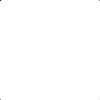
Frame 1 (no input)
Frame 60 (the mouse pressed at the canvas centre just before this capture): identical to frame 1, image omitted
Frame 120 (the mouse held since frame 60 and released just before this capture): blank canvas, image omitted

The Processing sketch that drew this single still picture (run headless with seeded random() and noise(); from frame 60 on, the mouse is pressed at the canvas centre):

// Processing sketch: _04
// ── _04.pde
// The distance between the center of the display
// window and the cursor sets the diameter of the circle
void setup() {
  size(100, 100);
  smooth();
}

void draw() {
  background(0);
  float d = dist(width/2, height/2, mouseX, mouseY);
  ellipse(width/2, height/2, d*2, d*2);
}
